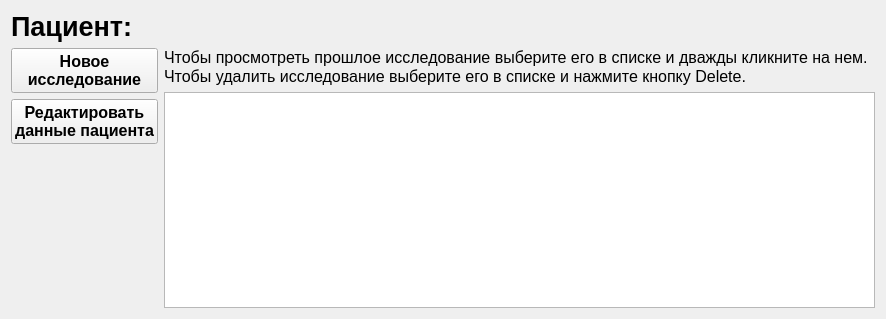
<?xml version="1.0" encoding="UTF-8"?>
<ui version="4.0">
 <class>PatientResearchsList</class>
 <widget class="QWidget" name="PatientResearchsList">
  <property name="geometry">
   <rect>
    <x>0</x>
    <y>0</y>
    <width>886</width>
    <height>319</height>
   </rect>
  </property>
  <property name="windowTitle">
   <string>Form</string>
  </property>
  <layout class="QVBoxLayout" name="verticalLayout">
   <item>
    <widget class="QLabel" name="patientPageLabel">
     <property name="font">
      <font>
       <pointsize>20</pointsize>
       <weight>75</weight>
       <bold>true</bold>
      </font>
     </property>
     <property name="text">
      <string>Пациент: </string>
     </property>
    </widget>
   </item>
   <item>
    <layout class="QHBoxLayout" name="horizontalLayout_2">
     <item>
      <layout class="QVBoxLayout" name="patientManagmentBox">
       <item>
        <widget class="QPushButton" name="newExamButton">
         <property name="font">
          <font>
           <pointsize>12</pointsize>
           <weight>75</weight>
           <bold>true</bold>
          </font>
         </property>
         <property name="text">
          <string>Новое
исследование</string>
         </property>
        </widget>
       </item>
       <item>
        <widget class="QPushButton" name="editProfileButton">
         <property name="font">
          <font>
           <pointsize>12</pointsize>
           <weight>75</weight>
           <bold>true</bold>
          </font>
         </property>
         <property name="text">
          <string>Редактировать
данные пациента</string>
         </property>
        </widget>
       </item>
       <item>
        <spacer name="verticalSpacer_8">
         <property name="orientation">
          <enum>Qt::Vertical</enum>
         </property>
         <property name="sizeHint" stdset="0">
          <size>
           <width>20</width>
           <height>40</height>
          </size>
         </property>
        </spacer>
       </item>
      </layout>
     </item>
     <item>
      <layout class="QVBoxLayout" name="verticalLayout_5">
       <item>
        <widget class="QLabel" name="profileInfoLabel">
         <property name="font">
          <font>
           <pointsize>12</pointsize>
          </font>
         </property>
         <property name="text">
          <string>&lt;!DOCTYPE HTML PUBLIC &quot;-//W3C//DTD HTML 4.0//EN&quot; &quot;http://www.w3.org/TR/REC-html40/strict.dtd&quot;&gt;
&lt;html&gt;&lt;head&gt;&lt;meta name=&quot;qrichtext&quot; content=&quot;1&quot; /&gt;&lt;style type=&quot;text/css&quot;&gt;
p, li { white-space: pre-wrap; }
&lt;/style&gt;&lt;/head&gt;&lt;body style=&quot; font-family:'MS Shell Dlg 2'; font-size:12pt; font-weight:400; font-style:normal;&quot;&gt;
&lt;p align=&quot;justify&quot; style=&quot; margin-top:0px; margin-bottom:0px; margin-left:0px; margin-right:0px; -qt-block-indent:0; text-indent:0px;&quot;&gt;Чтобы просмотреть прошлое исследование выберите его в списке и дважды кликните на нем.&lt;/p&gt;
&lt;p align=&quot;justify&quot; style=&quot; margin-top:0px; margin-bottom:0px; margin-left:0px; margin-right:0px; -qt-block-indent:0; text-indent:0px;&quot;&gt;Чтобы удалить исследование выберите его в списке и нажмите кнопку Delete.&lt;/p&gt;&lt;/body&gt;&lt;/html&gt;</string>
         </property>
        </widget>
       </item>
       <item>
        <widget class="QTableView" name="researchsTableView"/>
       </item>
      </layout>
     </item>
    </layout>
   </item>
  </layout>
 </widget>
 <resources/>
 <connections/>
</ui>
